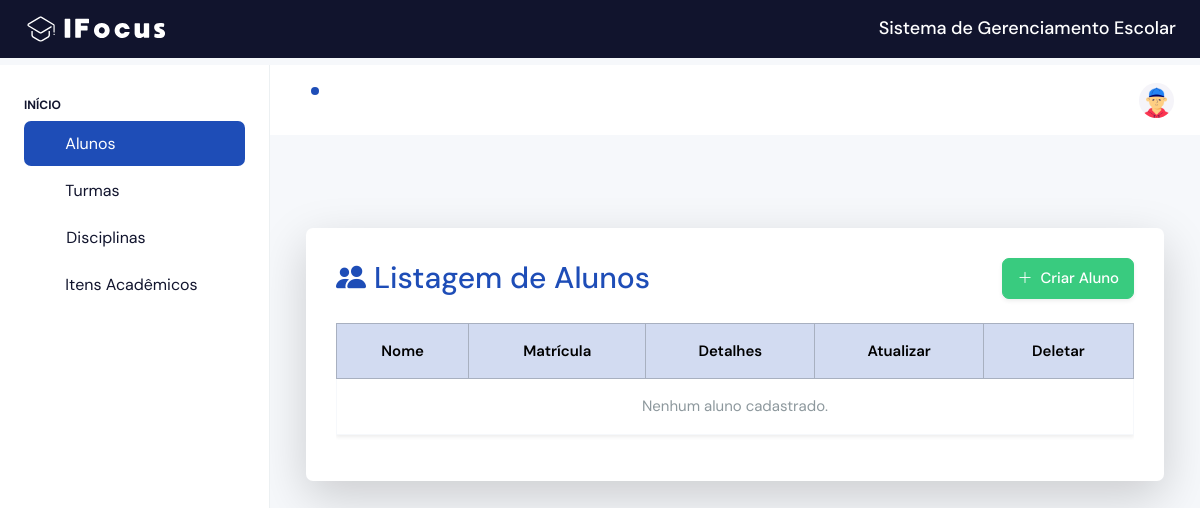
The page /aluno/ (signed in) on the database as committed earlier.
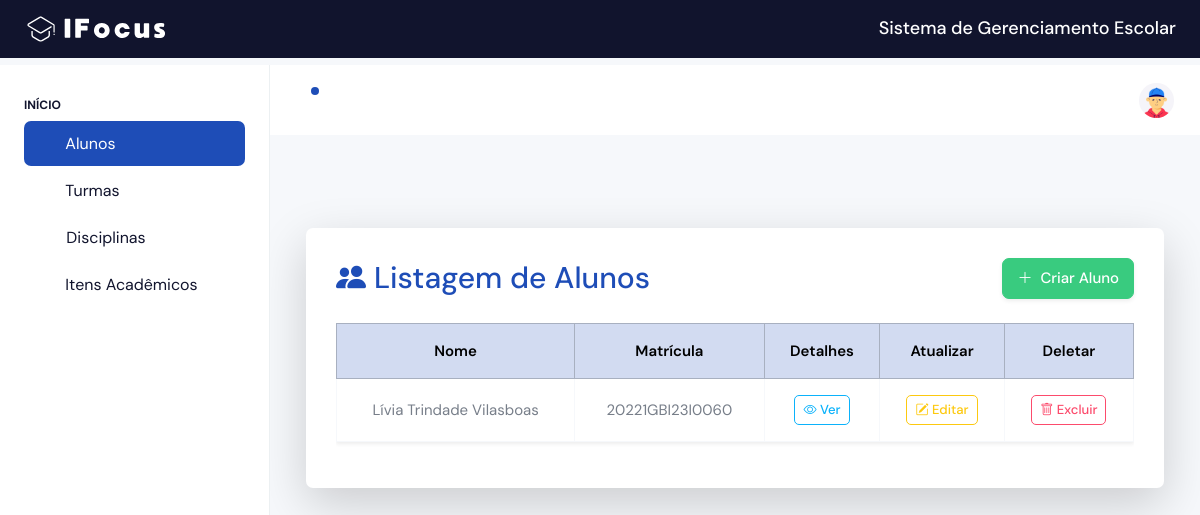
The same page on the database as committed later.
### aluno/models.py (models this page shows, shortened)
class Aluno(User):
    nome = models.CharField(max_length=100)
    telefone = models.CharField(max_length=100)
    matricula = models.CharField(max_length=20, unique=True)
    ingresso_sistema = models.DateTimeField(auto_now_add=True)
    class Meta:
        db_table = "alunos_alunos"
        permissions = [
            ("detail_aluno", "Detalha o aluno"),
        ]

### aluno/views.py (the view)
# urls.py: path('', views.index, name='index-aluno'),
@login_required
def index(request):
    alunos = Aluno.objects.all()
    return render(request, 'aluno/index.html', {'alunos': alunos})

### templates/aluno/index.html
{% extends "_base.html" %}
{% load static %}
{% block content %}
<div class="container mt-5">
  <div class="card shadow-lg border-0">
    <div class="card-body">
      <div class="d-flex justify-content-between align-items-center mb-4">
        <h2 class="text-primary mb-0">
          <i class="bi bi-people-fill me-2"></i>Listagem de Alunos
        </h2>
        {% if perms.pessoa.add_pessoa %}
        <a href="/aluno/cria/" class="btn btn-success shadow-sm">
          <i class="bi bi-plus-lg me-2"></i>Criar Aluno
        </a>
        {% endif %}
      </div>
      <div class="table-responsive">
        <table class="table table-hover align-middle text-center table-bordered border-light shadow-sm">
          <thead class="table-primary">
            <tr>
              <th>Nome</th>
              <th>Matrícula</th>
              {% if perms.aluno.detail_aluno %}<th>Detalhes</th>{% endif %}
              {% if perms.aluno.detail_aluno %}<th>Atualizar</th>{% endif %}
              {% if perms.aluno.detail_aluno %}<th>Deletar</th>{% endif %}
            </tr>
          </thead>
          <tbody>
            {% for aluno in alunos %}
            <tr>
              <td>{{ aluno.nome }}</td>
              <td>{{ aluno.matricula }}</td>
              {% if perms.aluno.detail_aluno %}
              <td>
                <a href="/aluno/{{ aluno.id }}/" class="btn btn-outline-info btn-sm">
                  <i class="bi bi-eye"></i> Ver
                </a>
              </td>
              <td>
                <a href="/aluno/atualiza/{{ aluno.id }}/" class="btn btn-outline-warning btn-sm">
                  <i class="bi bi-pencil-square"></i> Editar
                </a>
              </td>
              <td>
                <a href="/aluno/delete/{{ aluno.id }}/" class="btn btn-outline-danger btn-sm" onclick="return confirm('Tem certeza que deseja deletar este aluno?');">
                  <i class="bi bi-trash"></i> Excluir
                </a>
              </td>
              {% endif %}
            </tr>
            {% empty %}
            <tr>
              <td colspan="5" class="text-muted">Nenhum aluno cadastrado.</td>
            </tr>
            {% endfor %}
          </tbody>
        </table>
      </div>
    </div>
  </div>
</div>
{% endblock %}

Rows that differ between the two databases and show on the page:
added Aluno: nome "Lívia Trindade Vilasboas", matricula "20221GBI23I0060"
Other text that changed with them:
text no longer shown: "Nenhum aluno cadastrado."
